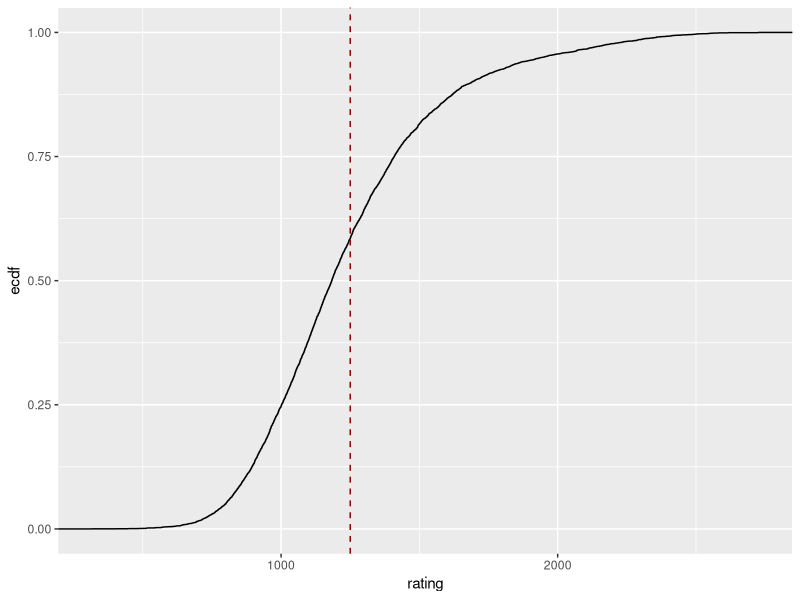
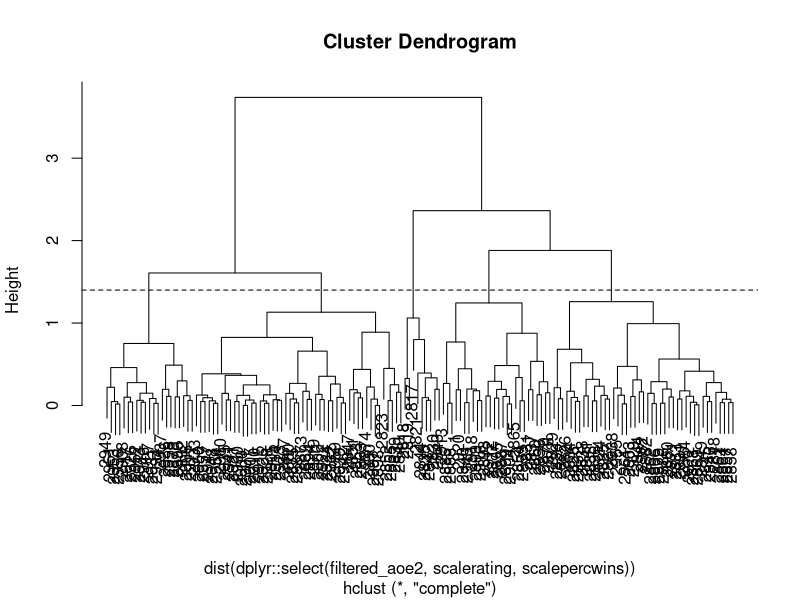
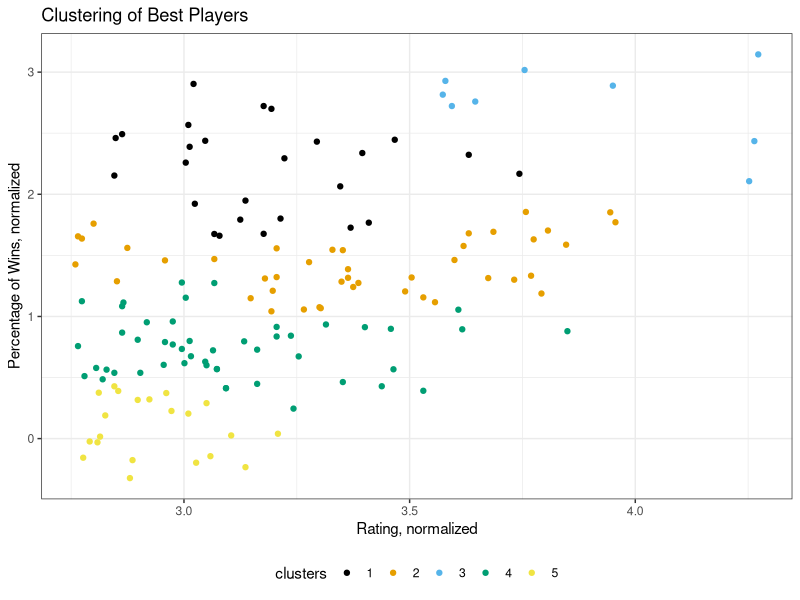
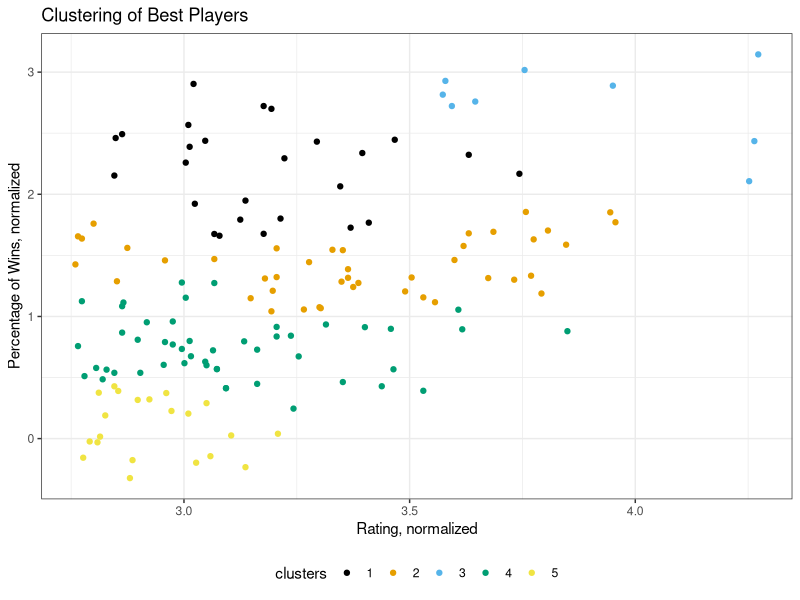

Write the R code that produced these figures, in order.
## ---- chunk 1
library(ggdendro)
library(dplyr)
library(ggplot2)
library(ggdendro)
library(ggthemes)
aoe2 <- read.csv("../Data/aoe2_leaderboard_sample.csv")
## ---- chunk 2
aoe2 %>%
  ggplot(aes(x = rating)) +
  stat_ecdf() +
  geom_vline(xintercept = 1250,
              linetype = "dashed",
              color = "darkred")
## ---- chunk 3
aoe2$perc_wins <- aoe2$wins / aoe2$games
aoe2$scalerating <- scale(aoe2$rating)
aoe2$scalepercwins <- scale(aoe2$perc_wins)

filtered_aoe2 <- aoe2[aoe2$rating > 2200, ]

aoe2_hclust <- 
  hclust(dist(
    dplyr::select(filtered_aoe2,
                  scalerating, scalepercwins)),
         method = "complete")

plot(aoe2_hclust) +
  abline(h = 1.4, lty = 2)

aoe2_player_clusters <-
  cutree(aoe2_hclust,
         k = 5)

filtered_aoe2 <- filtered_aoe2 %>%
  mutate(clusters = 
           as.factor(aoe2_player_clusters))

filtered_aoe2 %>%
  ggplot(aes(x = scalerating, y = scalepercwins,
             color = clusters)) +
  geom_point() +
  ggthemes::scale_color_colorblind() +
  theme_bw() +
  ggtitle("Clustering of Best Players") +
  xlab("Rating, normalized") +
  ylab("Percentage of Wins, normalized") +
  theme(legend.position = "bottom")

filtered_aoe2 %>%
  ggplot(aes(x = scalerating, y = scalepercwins,
             color = clusters, label = name)) +
  geom_point() +
  ggthemes::scale_color_colorblind() +
  theme_bw() +
  ggtitle("Clustering of Best Players") +
  xlab("Rating, normalized") +
  ylab("Percentage of Wins, normalized") +
  theme(legend.position = "bottom")

## ---- chunk 4
mean(aoe2$perc_wins)
sd(aoe2$perc_wins)
## ---- chunk 5
filtered_aoe2 %>%
  group_by(clusters) %>%
  summarise(avgrank = mean(rank), avgrating = mean(rating), avggames = mean(games), avgwins = mean(wins), avglosses = mean(losses), avgpercwins = mean(perc_wins))
